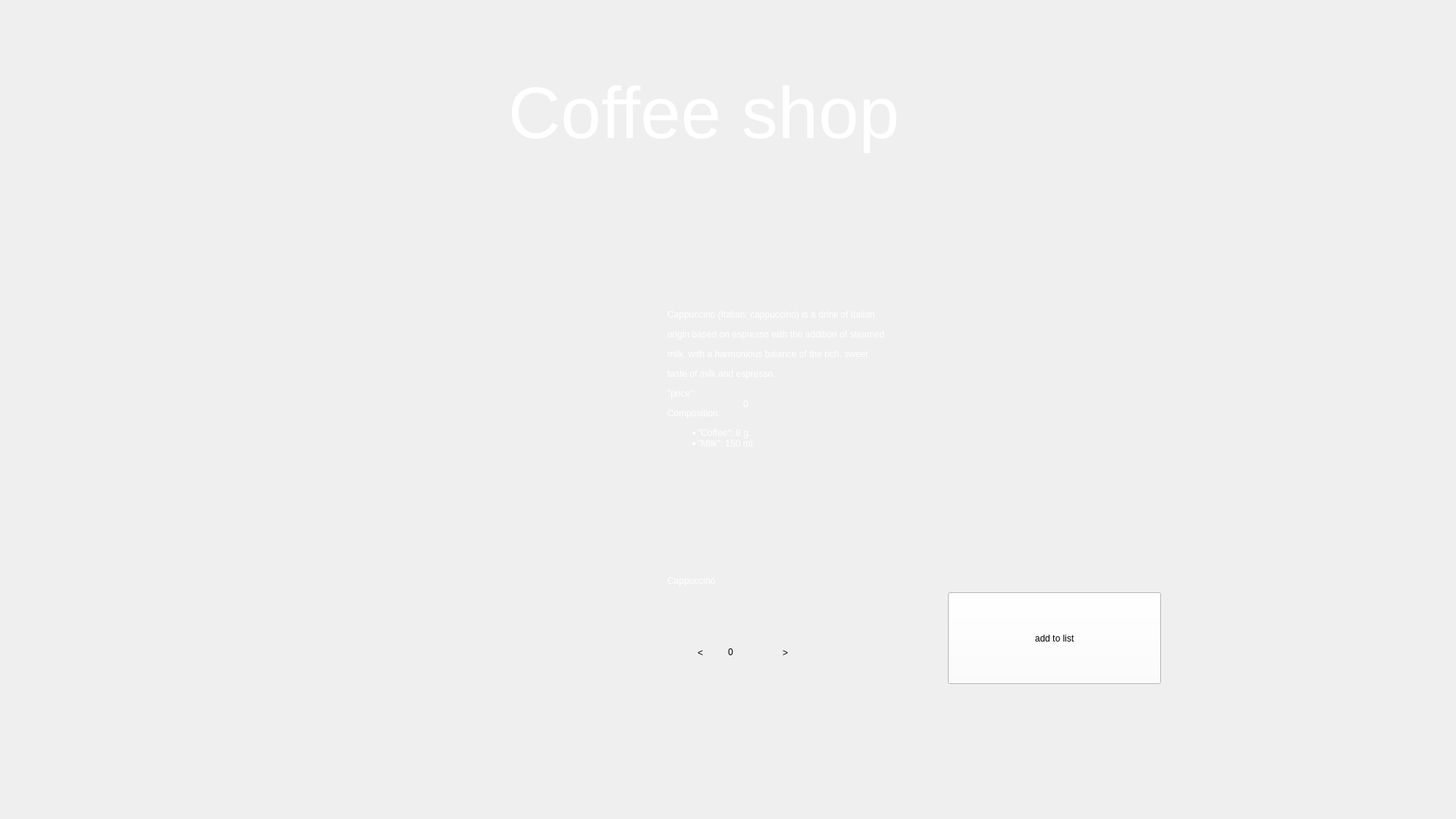
<?xml version="1.0" encoding="UTF-8"?>
<ui version="4.0">
 <class>CappuccinoForm</class>
 <widget class="QWidget" name="CappuccinoForm">
  <property name="geometry">
   <rect>
    <x>0</x>
    <y>0</y>
    <width>1920</width>
    <height>1080</height>
   </rect>
  </property>
  <property name="windowTitle">
   <string>Form</string>
  </property>
  <property name="styleSheet">
   <string notr="true"/>
  </property>
  <widget class="QLabel" name="Back">
   <property name="geometry">
    <rect>
     <x>0</x>
     <y>0</y>
     <width>1920</width>
     <height>1080</height>
    </rect>
   </property>
   <property name="styleSheet">
    <string notr="true">background-image: url(':/res/img/backgr.png');

background-repeat: no-repeat;
</string>
   </property>
   <property name="text">
    <string/>
   </property>
  </widget>
  <widget class="QLabel" name="label_2">
   <property name="geometry">
    <rect>
     <x>670</x>
     <y>80</y>
     <width>581</width>
     <height>141</height>
    </rect>
   </property>
   <property name="styleSheet">
    <string notr="true">position: absolute;
font: 700 26pt &quot;Segoe Script&quot;;
width: 328px;
height: 88px;
left: 796px;
top: 79px;
font-style: normal;
font-weight: 400;
font-size: 64px;
line-height: 88px;
color: #FFFFFF;
 border: none; 
outline: none;
background-position: center;
 background-repeat: no-repeat; 
background-color: transparent;</string>
   </property>
   <property name="text">
    <string>&lt;html&gt;&lt;head/&gt;&lt;body&gt;&lt;p&gt;&lt;span style=&quot; font-size:72pt;&quot;&gt;Coffee shop&lt;/span&gt;&lt;/p&gt;&lt;/body&gt;&lt;/html&gt;</string>
   </property>
  </widget>
  <widget class="QPushButton" name="Zerno">
   <property name="geometry">
    <rect>
     <x>89</x>
     <y>79</y>
     <width>130</width>
     <height>130</height>
    </rect>
   </property>
   <property name="styleSheet">
    <string notr="true">background-image: url(':/res/img/24.png');
background-position: center;
 background-repeat: no-repeat; 
background-color: transparent;
 border: none; 
outline: none;</string>
   </property>
   <property name="text">
    <string/>
   </property>
  </widget>
  <widget class="QLabel" name="label">
   <property name="geometry">
    <rect>
     <x>230</x>
     <y>310</y>
     <width>500</width>
     <height>591</height>
    </rect>
   </property>
   <property name="styleSheet">
    <string notr="true">background-image: url(':/res/img/capui2.png');
background-position: center;
 background-repeat: no-repeat; </string>
   </property>
   <property name="text">
    <string/>
   </property>
  </widget>
  <widget class="QLabel" name="label_3">
   <property name="geometry">
    <rect>
     <x>880</x>
     <y>310</y>
     <width>711</width>
     <height>381</height>
    </rect>
   </property>
   <property name="styleSheet">
    <string notr="true">font: 700 18pt &quot;Segoe Script&quot;;
color: #FFFFFF;
</string>
   </property>
   <property name="text">
    <string>&lt;html&gt;&lt;head/&gt;&lt;body&gt;&lt;p&gt;Cappuccino (Italian: cappuccino) is a drink of Italian &lt;/p&gt;&lt;p&gt;origin based on espresso with the addition of steamed &lt;/p&gt;&lt;p&gt;milk, with a harmonious balance of the rich, sweet &lt;/p&gt;&lt;p&gt;taste of milk and espresso.&lt;/p&gt;&lt;p&gt;&amp;quot;price&amp;quot;: &lt;/p&gt;&lt;p&gt;Composition:&lt;/p&gt;&lt;ul style=&quot;margin-top: 0px; margin-bottom: 0px; margin-left: 0px; margin-right: 0px; -qt-list-indent: 1;&quot;&gt;&lt;li style=&quot; margin-top:12px; margin-bottom:0px; margin-left:0px; margin-right:0px; -qt-block-indent:0; text-indent:0px;&quot;&gt;&amp;quot;Coffee&amp;quot;: 8 g.&lt;/li&gt;&lt;li style=&quot; margin-top:0px; margin-bottom:12px; margin-left:0px; margin-right:0px; -qt-block-indent:0; text-indent:0px;&quot;&gt;&amp;quot;Milk&amp;quot;: 150 ml.&lt;/li&gt;&lt;/ul&gt;&lt;/body&gt;&lt;/html&gt;</string>
   </property>
  </widget>
  <widget class="QPushButton" name="Buttmin">
   <property name="geometry">
    <rect>
     <x>884</x>
     <y>820</y>
     <width>79</width>
     <height>81</height>
    </rect>
   </property>
   <property name="styleSheet">
    <string notr="true">font: 700 18pt &quot;Segoe Script&quot;;
background-image: url(:/res/img/whites.png);

 border: none; 
outline: none;</string>
   </property>
   <property name="text">
    <string>&lt;</string>
   </property>
  </widget>
  <widget class="QPushButton" name="Buttpl">
   <property name="geometry">
    <rect>
     <x>995</x>
     <y>820</y>
     <width>81</width>
     <height>81</height>
    </rect>
   </property>
   <property name="styleSheet">
    <string notr="true">font: 700 18pt &quot;Segoe Script&quot;;
background-image: url(:/res/img/whites.png);

 border: none; 
outline: none;</string>
   </property>
   <property name="text">
    <string>&gt;</string>
   </property>
  </widget>
  <widget class="QLabel" name="numberqwert">
   <property name="geometry">
    <rect>
     <x>960</x>
     <y>820</y>
     <width>91</width>
     <height>81</height>
    </rect>
   </property>
   <property name="statusTip">
    <string/>
   </property>
   <property name="whatsThis">
    <string/>
   </property>
   <property name="layoutDirection">
    <enum>Qt::LeftToRight</enum>
   </property>
   <property name="styleSheet">
    <string notr="true">font: 700 18pt &quot;Segoe Script&quot;;
 border: none; 
outline: none;
background-image: url(:/res/img/whites.png);
text-align: center;</string>
   </property>
   <property name="lineWidth">
    <number>1</number>
   </property>
   <property name="text">
    <string>&lt;html&gt;&lt;head/&gt;&lt;body&gt;&lt;p&gt;0&lt;/p&gt;&lt;/body&gt;&lt;/html&gt;</string>
   </property>
  </widget>
  <widget class="QPushButton" name="pushButton">
   <property name="geometry">
    <rect>
     <x>1250</x>
     <y>781</y>
     <width>281</width>
     <height>121</height>
    </rect>
   </property>
   <property name="styleSheet">
    <string notr="true">font: 700 25pt &quot;Segoe Script&quot;;
background-color: rgb(255, 255, 255);
background-color: rgb(255, 255, 255);</string>
   </property>
   <property name="text">
    <string>add to list</string>
   </property>
  </widget>
  <widget class="QLabel" name="L1">
   <property name="geometry">
    <rect>
     <x>980</x>
     <y>523</y>
     <width>49</width>
     <height>20</height>
    </rect>
   </property>
   <property name="styleSheet">
    <string notr="true">font: 700 18pt &quot;Segoe Script&quot;;
color: #FFFFFF;</string>
   </property>
   <property name="text">
    <string>0</string>
   </property>
  </widget>
  <widget class="QLabel" name="Lab1">
   <property name="geometry">
    <rect>
     <x>880</x>
     <y>730</y>
     <width>251</width>
     <height>71</height>
    </rect>
   </property>
   <property name="styleSheet">
    <string notr="true">font: 700 27pt &quot;Segoe Script&quot;;
color: #FFFFFF;</string>
   </property>
   <property name="text">
    <string>Cappuccino</string>
   </property>
  </widget>
  <zorder>Back</zorder>
  <zorder>Buttmin</zorder>
  <zorder>numberqwert</zorder>
  <zorder>label_2</zorder>
  <zorder>Zerno</zorder>
  <zorder>label</zorder>
  <zorder>label_3</zorder>
  <zorder>Buttpl</zorder>
  <zorder>pushButton</zorder>
  <zorder>L1</zorder>
  <zorder>Lab1</zorder>
 </widget>
 <resources/>
 <connections/>
</ui>
